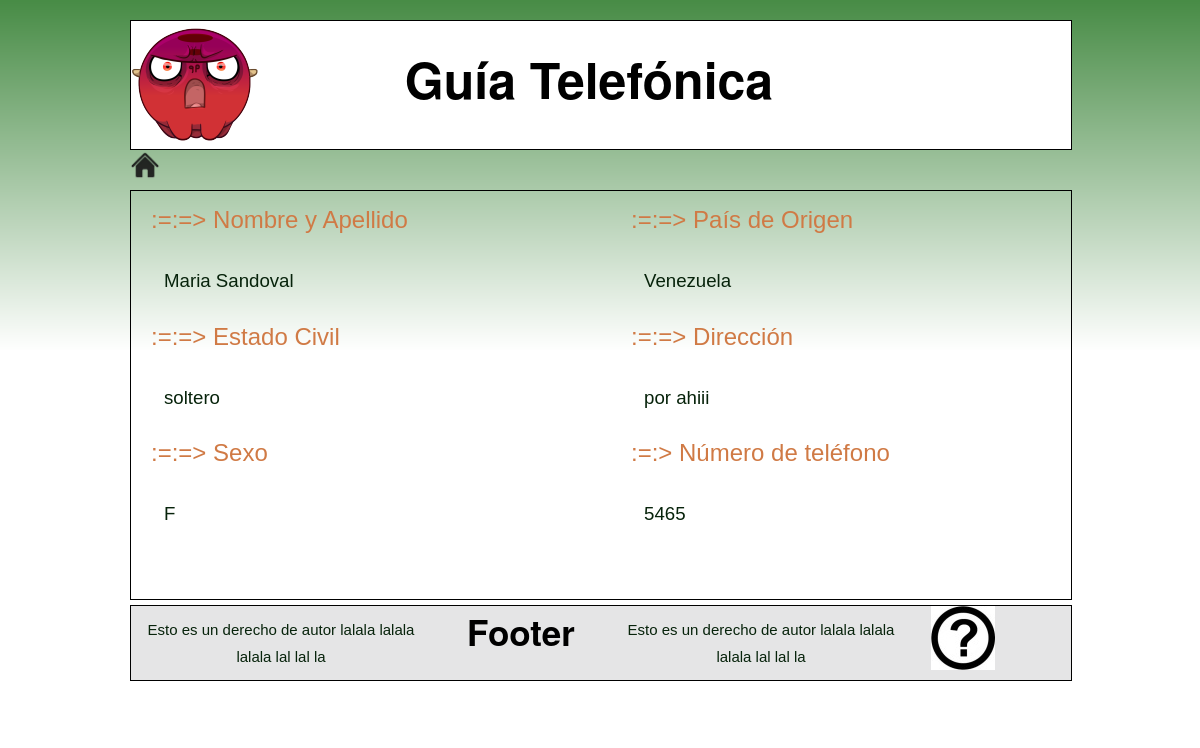
Page /info.php?id=2 on the committed database.
### tables this page shows
CREATE TABLE IF NOT EXISTS `dir_contacto` (
  `cod_contacto` int(20) NOT NULL AUTO_INCREMENT,
  `nombre` varchar(100) NOT NULL,
  `apellido` varchar(100) NOT NULL,
  `sexo` char(1) DEFAULT NULL,
  `telefono` varchar(100) DEFAULT NULL,
  `edo_civil` varchar(100) DEFAULT 'soltero',
  `pais` varchar(100) DEFAULT NULL,
  `direccion` varchar(500) DEFAULT NULL,
  PRIMARY KEY (`cod_contacto`)
);

### info.php (the view, shortened to what this page needs)
<?php
	include('libreria_config.php');
	$bd = new BaseDatos();
	$bd->connect();
?>
<div class="container_12" id="ContenedorSupremo">
    <div class="grid_12" id="ContenedorSuperior">
		<div id="LogoTeam" class="grid_4 alpha" style="background-image:url(Imagenes/logo.png);width:50px;height:50px;"></div>
		<div class="grid_8 omega" id="barraSuperior">
		<br> <h1 style="font-size:50px;text-align:center;" >  Guía Telefónica </h1></div>
	</div>
	<div class = "grid_12">
		<a href = "index.php"> <img src = "Imagenes/Home.png" height = "30px"></a>
	</div>
	<div class="grid_12" id="ContenedorMedio">
		<div class="grid_6 alpha">
		<?php
			$st =
			'SELECT nombre,apellido,telefono,direccion, sexo,edo_civil, pais
			FROM daweb_krd.dir_contacto
			WHERE cod_contacto = \'' . $_GET['id'] . '\';' ;
			$rs_ = $bd->query($st);
			$rs = mysql_fetch_array($rs_);
			echo '<h2> :=:=> Nombre y Apellido </h2>';
			printf("<p class = \"info\">%s %s </p>",$rs['nombre'],$rs['apellido']);
			if(isset($rs['edo_civil'])){
				echo '<h2> :=:=> Estado Civil</h2>';
				printf("<p class = \"info\">%s</p>",$rs['edo_civil']);
			}
			if(isset($rs['sexo'])){
				echo '<h2> :=:=> Sexo</h2>';
				printf("<p class = \"info\">%s</p>",$rs['sexo']);
			}
		?>
		<br><br><br>
		</div>
		<div class = "grid_6 omega">
			<?php
			if(isset($rs['pais'])){
				echo '<h2> :=:=> País de Origen</h2>';
				printf("<p class = \"info\">%s</p>",$rs['pais']);
			}
			if(isset($rs['direccion'])){
				echo '<h2> :=:=> Dirección</h2>';
				printf("<p class = \"info\">%s</p>",$rs['direccion']);
			}
			echo '<h2> :=:> Número de teléfono</h2>';
			printf("<p class = \"info\">%s</p>",$rs['telefono']);
			?>
		</div>
	</div>
	<div class="grid_12" id="ContenedorFinal">
    <div class="grid_4 alpha">
		<p style="font-size:15px;text-align:center;"> Esto es un derecho de autor lalala
		lalala lalala lal lal la </p>
    </div>
     <div class="grid_2">
		<h3 style="font-size:35px;text-align:center;"> <b> Footer </h3>
    </div>
    <div class="grid_4">
		<p style="font-size:15px;text-align:center;"> Esto es un derecho de autor lalala
		lalala lalala lal lal la </p>
    </div>
    <div class="grid_2 omega"> <a href="about.php">
	<img src="Imagenes/logo2.jpg" alt="Integrantes" width="64" height="64"></a>
    </div>
	</div>
    <br> <br>
	</div>
</body>
</html>

### css/text.css (style rules this page uses)
h1 { font-size: 25px; }
h2 { font-size: 23px; }
h3 { font-size: 21px; }
p, dl, hr, h1, h2, h3, h4, h5, h6, ol, ul, pre, table, address, fieldset, figure { margin-bottom: 20px; }

### css/960.css (style rules this page uses)
.container_12, .container_16 { margin-left: auto; margin-right: auto; width: 960px; }
.grid_1, .grid_2, .grid_3, .grid_4, .grid_5, .grid_6, .grid_7, .grid_8, .grid_9, .grid_10, .grid_11, .grid_12, .grid_13, .grid_14, .grid_15, .grid_16 { display: inline; float: left; margin-left: 10px; margin-right: 10px; }
.container_12 .grid_6, .container_16 .grid_8 { width: 460px; }
.container_12 .grid_12, .container_16 .grid_16 { width: 940px; }
.alpha { margin-left: 0; }
.omega { margin-right: 0; }
.container_12 .grid_2 { width: 140px; }
.container_12 .grid_4 { width: 300px; }
.container_12 .grid_8 { width: 620px; }
.clearfix:before, .clearfix:after, .container_12:before, .container_12:after, .container_16:before, .container_16:after { content: '.'; display: block; overflow: hidden; visibility: hidden; font-size: 0; line-height: 0; width: 0; height: 0; }
.clearfix:after, .container_12:after, .container_16:after { clear: both; }
.clearfix, .container_12, .container_16 { zoom: 1; }

### css/config_krd.css (style rules this page uses)
h2 { font:normal 24px Arial, Helvetica, sans-serif; color:#D07A45; padding:10px 5px; margin:5px 0 10px 15px; }
a { color:#A52A2A; text-decoration: none }
p { font:normal 12px Arial, Helvetica, sans-serif; color:#07230B; padding:10px; margin:0; line-height:1.8em; }
p.info { font:normal 14pt Arial, Helvetica, sans-serif; color:#07230B; padding:10px; margin-left:23px; line-height:1.8em; }
div#ContenedorSupremo { margin-top:20px; }
div#ContenedorSuperior { border: black 1px solid; background-color: white; }
div#ContenedorMedio { margin-top:10px; border: black 1px solid; display:none; }
div#ContenedorFinal { margin-top:5px; border: black 1px solid; background-color: #e5e5e6; }

### rows in the picture
dir_contacto: nombre "Maria", apellido "Sandoval", edo_civil "soltero", sexo "F", pais "Venezuela", direccion "por ahiii", telefono "5465"
